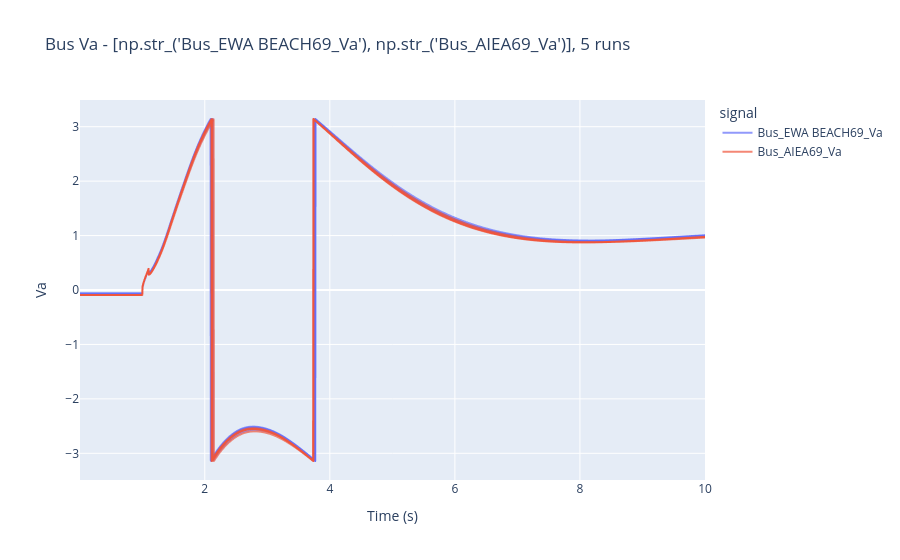
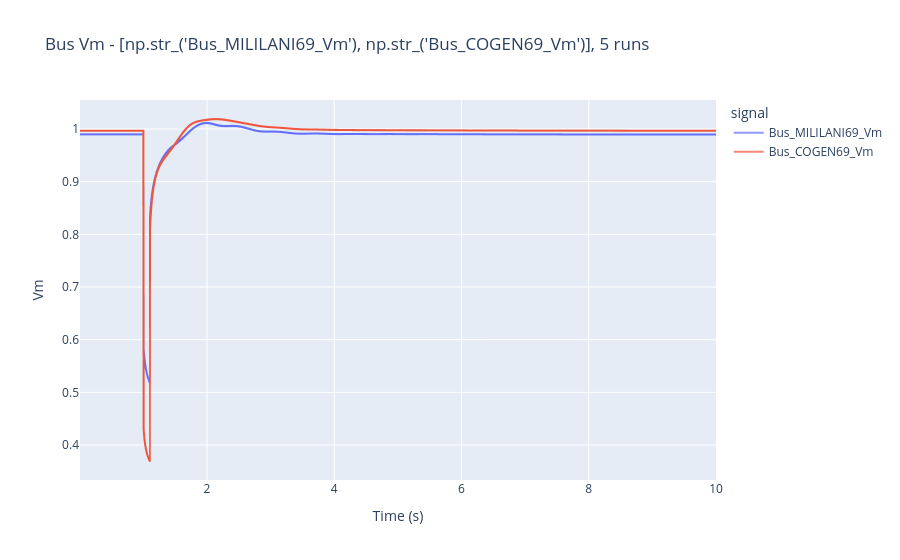
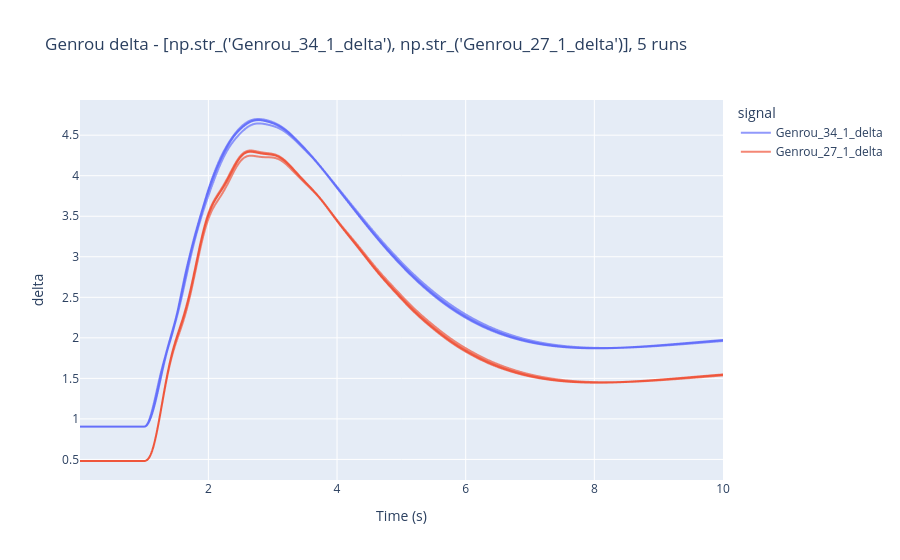
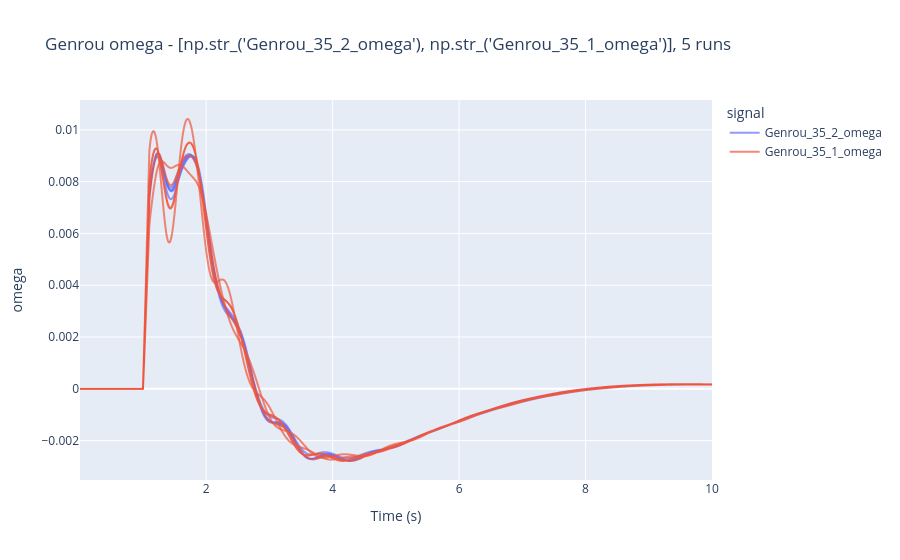

Here is the notebook cell these charts were saved with, in order:
### Markdown cell above
## sanity check plot
Loads a small subset of runs and plots one signal per (element, variable).
For full ensemble visualization use `gridkit_viv.ipynb`.

### Code cell
# === Sanity check plot: 2 runs x 1 bus signal + 1 gen signal per var ===
PLOT_MAX_RUNS = 5
PLOT_MAX_BUS_N = 2
PLOT_MAX_GEN_N = 2

from collections import defaultdict
from gridkit_utils import MONITORABLE_VARS_BY_ELEMENT

# rng_plot = np.random.default_rng(SEED)  # fixed seed: same selection every run
rng_plot = np.random.default_rng()  # no seed: new random selection every run

# Load subset depending on serialize mode
if SERIALIZE_MODE == "stacked":
    _plot_df_full = results_df
else:
    run_files = sorted(glob.glob(os.path.join(UQ_OUT_PATH, "run_*.parquet")))
    if not run_files:
        raise FileNotFoundError(f"No run_*.parquet files found in {UQ_OUT_PATH}")
    chosen_idx = sorted(
        rng_plot.choice(
            len(run_files), size=min(PLOT_MAX_RUNS, len(run_files)), replace=False
        )
    )
    frames = []
    for idx in chosen_idx:
        fpath = run_files[idx]
        run_id = int(
            os.path.basename(fpath).replace("run_", "").replace(".parquet", "")
        )
        df = pd.read_parquet(fpath)
        df.insert(0, "run_id", run_id)
        frames.append(df)
    _plot_df_full = pd.concat(frames, ignore_index=True)
    print(f"Loaded {len(chosen_idx)} run files: {[run_files[i] for i in chosen_idx]}")

param_cols = list(samples_df.columns)
skip_cols = {"run_id", "time", "Solver Status"} | set(param_cols)
mon_cols = [c for c in _plot_df_full.columns if c not in skip_cols]

all_run_ids = sorted(_plot_df_full["run_id"].unique())
plot_run_ids = list(
    rng_plot.choice(
        all_run_ids, size=min(PLOT_MAX_RUNS, len(all_run_ids)), replace=False
    )
)
print(f"Runs: {plot_run_ids}")
plot_df = _plot_df_full[_plot_df_full["run_id"].isin(plot_run_ids)]

col_groups = defaultdict(list)
for col in mon_cols:
    parts = col.split("_")
    key = ("Bus", parts[-1]) if parts[0] == "Bus" else (parts[0], parts[-1])
    col_groups[key].append(col)

for (elem, var), cols in sorted(col_groups.items()):
    max_n = PLOT_MAX_BUS_N if elem == "Bus" else PLOT_MAX_GEN_N
    plot_cols = list(rng_plot.choice(cols, size=min(max_n, len(cols)), replace=False))
    melted = plot_df[["time", "run_id"] + plot_cols].melt(
        id_vars=["time", "run_id"], var_name="signal", value_name=var
    )
    fig = px.line(
        melted,
        x="time",
        y=var,
        color="signal",
        line_group="run_id",
        title=f"{elem} {var} - {plot_cols}, {len(plot_run_ids)} runs",
        labels={"time": "Time (s)", var: var},
    )
    _ = fig.update_traces(opacity=0.7)
    _ = fig.update_layout(legend_title="signal")
    _ = fig.show()

### Figure 1 — Plotly figure (JSON) as saved in the notebook; plotly's stock layout.template omitted (floating-point values rounded to 4 significant figures; data arrays with more than 128 entries replaced by an {"elided": "..."} marker saying what was removed)
{"data": [{"hovertemplate": "signal=Bus_EWA BEACH69_Va<br>run_id=10133<br>Time (s)=%{x}<br>Va=%{y}<extra></extra>", "legendgroup": "Bus_EWA BEACH69_Va", "line": {"color": "#636efa", "dash": "solid"}, "marker": {"symbol": "circle"}, "mode": "lines", "name": "Bus_EWA BEACH69_Va", "opacity": 0.7, "showlegend": true, "type": "scattergl", "x": {"elided": "2400 float values"}, "xaxis": "x", "y": {"elided": "2400 float values"}, "yaxis": "y"}, {"hovertemplate": "signal=Bus_EWA BEACH69_Va<br>run_id=12520<br>Time (s)=%{x}<br>Va=%{y}<extra></extra>", "legendgroup": "Bus_EWA BEACH69_Va", "line": {"color": "#636efa", "dash": "solid"}, "marker": {"symbol": "circle"}, "mode": "lines", "name": "Bus_EWA BEACH69_Va", "opacity": 0.7, "showlegend": false, "type": "scattergl", "x": {"elided": "2400 float values"}, "xaxis": "x", "y": {"elided": "2400 float values"}, "yaxis": "y"}, {"hovertemplate": "signal=Bus_EWA BEACH69_Va<br>run_id=13864<br>Time (s)=%{x}<br>Va=%{y}<extra></extra>", "legendgroup": "Bus_EWA BEACH69_Va", "line": {"color": "#636efa", "dash": "solid"}, "marker": {"symbol": "circle"}, "mode": "lines", "name": "Bus_EWA BEACH69_Va", "opacity": 0.7, "showlegend": false, "type": "scattergl", "x": {"elided": "2400 float values"}, "xaxis": "x", "y": {"elided": "2400 float values"}, "yaxis": "y"}, {"hovertemplate": "signal=Bus_EWA BEACH69_Va<br>run_id=5299<br>Time (s)=%{x}<br>Va=%{y}<extra></extra>", "legendgroup": "Bus_EWA BEACH69_Va", "line": {"color": "#636efa", "dash": "solid"}, "marker": {"symbol": "circle"}, "mode": "lines", "name": "Bus_EWA BEACH69_Va", "opacity": 0.7, "showlegend": false, "type": "scattergl", "x": {"elided": "2400 float values"}, "xaxis": "x", "y": {"elided": "2400 float values"}, "yaxis": "y"}, {"hovertemplate": "signal=Bus_EWA BEACH69_Va<br>run_id=9152<br>Time (s)=%{x}<br>Va=%{y}<extra></extra>", "legendgroup": "Bus_EWA BEACH69_Va", "line": {"color": "#636efa", "dash": "solid"}, "marker": {"symbol": "circle"}, "mode": "lines", "name": "Bus_EWA BEACH69_Va", "opacity": 0.7, "showlegend": false, "type": "scattergl", "x": {"elided": "2400 float values"}, "xaxis": "x", "y": {"elided": "2400 float values"}, "yaxis": "y"}, {"hovertemplate": "signal=Bus_AIEA69_Va<br>run_id=10133<br>Time (s)=%{x}<br>Va=%{y}<extra></extra>", "legendgroup": "Bus_AIEA69_Va", "line": {"color": "#EF553B", "dash": "solid"}, "marker": {"symbol": "circle"}, "mode": "lines", "name": "Bus_AIEA69_Va", "opacity": 0.7, "showlegend": true, "type": "scattergl", "x": {"elided": "2400 float values"}, "xaxis": "x", "y": {"elided": "2400 float values"}, "yaxis": "y"}, {"hovertemplate": "signal=Bus_AIEA69_Va<br>run_id=12520<br>Time (s)=%{x}<br>Va=%{y}<extra></extra>", "legendgroup": "Bus_AIEA69_Va", "line": {"color": "#EF553B", "dash": "solid"}, "marker": {"symbol": "circle"}, "mode": "lines", "name": "Bus_AIEA69_Va", "opacity": 0.7, "showlegend": false, "type": "scattergl", "x": {"elided": "2400 float values"}, "xaxis": "x", "y": {"elided": "2400 float values"}, "yaxis": "y"}, {"hovertemplate": "signal=Bus_AIEA69_Va<br>run_id=13864<br>Time (s)=%{x}<br>Va=%{y}<extra></extra>", "legendgroup": "Bus_AIEA69_Va", "line": {"color": "#EF553B", "dash": "solid"}, "marker": {"symbol": "circle"}, "mode": "lines", "name": "Bus_AIEA69_Va", "opacity": 0.7, "showlegend": false, "type": "scattergl", "x": {"elided": "2400 float values"}, "xaxis": "x", "y": {"elided": "2400 float values"}, "yaxis": "y"}, {"hovertemplate": "signal=Bus_AIEA69_Va<br>run_id=5299<br>Time (s)=%{x}<br>Va=%{y}<extra></extra>", "legendgroup": "Bus_AIEA69_Va", "line": {"color": "#EF553B", "dash": "solid"}, "marker": {"symbol": "circle"}, "mode": "lines", "name": "Bus_AIEA69_Va", "opacity": 0.7, "showlegend": false, "type": "scattergl", "x": {"elided": "2400 float values"}, "xaxis": "x", "y": {"elided": "2400 float values"}, "yaxis": "y"}, {"hovertemplate": "signal=Bus_AIEA69_Va<br>run_id=9152<br>Time (s)=%{x}<br>Va=%{y}<extra></extra>", "legendgroup": "Bus_AIEA69_Va", "line": {"color": "#EF553B", "dash": "solid"}, "marker": {"symbol": "circle"}, "mode": "lines", "name": "Bus_AIEA69_Va", "opacity": 0.7, "showlegend": false, "type": "scattergl", "x": {"elided": "2400 float values"}, "xaxis": "x", "y": {"elided": "2400 float values"}, "yaxis": "y"}], "layout": {"legend": {"title": {"text": "signal"}, "tracegroupgap": 0}, "title": {"text": "Bus Va - [np.str_('Bus_EWA BEACH69_Va'), np.str_('Bus_AIEA69_Va')], 5 runs"}, "xaxis": {"anchor": "y", "domain": [0, 1], "title": {"text": "Time (s)"}}, "yaxis": {"anchor": "x", "domain": [0, 1], "title": {"text": "Va"}}}}

### Figure 2 — Plotly figure (JSON) as saved in the notebook; plotly's stock layout.template omitted (floating-point values rounded to 4 significant figures; data arrays with more than 128 entries replaced by an {"elided": "..."} marker saying what was removed)
{"data": [{"hovertemplate": "signal=Bus_MILILANI69_Vm<br>run_id=10133<br>Time (s)=%{x}<br>Vm=%{y}<extra></extra>", "legendgroup": "Bus_MILILANI69_Vm", "line": {"color": "#636efa", "dash": "solid"}, "marker": {"symbol": "circle"}, "mode": "lines", "name": "Bus_MILILANI69_Vm", "opacity": 0.7, "showlegend": true, "type": "scattergl", "x": {"elided": "2400 float values"}, "xaxis": "x", "y": {"elided": "2400 float values"}, "yaxis": "y"}, {"hovertemplate": "signal=Bus_MILILANI69_Vm<br>run_id=12520<br>Time (s)=%{x}<br>Vm=%{y}<extra></extra>", "legendgroup": "Bus_MILILANI69_Vm", "line": {"color": "#636efa", "dash": "solid"}, "marker": {"symbol": "circle"}, "mode": "lines", "name": "Bus_MILILANI69_Vm", "opacity": 0.7, "showlegend": false, "type": "scattergl", "x": {"elided": "2400 float values"}, "xaxis": "x", "y": {"elided": "2400 float values"}, "yaxis": "y"}, {"hovertemplate": "signal=Bus_MILILANI69_Vm<br>run_id=13864<br>Time (s)=%{x}<br>Vm=%{y}<extra></extra>", "legendgroup": "Bus_MILILANI69_Vm", "line": {"color": "#636efa", "dash": "solid"}, "marker": {"symbol": "circle"}, "mode": "lines", "name": "Bus_MILILANI69_Vm", "opacity": 0.7, "showlegend": false, "type": "scattergl", "x": {"elided": "2400 float values"}, "xaxis": "x", "y": {"elided": "2400 float values"}, "yaxis": "y"}, {"hovertemplate": "signal=Bus_MILILANI69_Vm<br>run_id=5299<br>Time (s)=%{x}<br>Vm=%{y}<extra></extra>", "legendgroup": "Bus_MILILANI69_Vm", "line": {"color": "#636efa", "dash": "solid"}, "marker": {"symbol": "circle"}, "mode": "lines", "name": "Bus_MILILANI69_Vm", "opacity": 0.7, "showlegend": false, "type": "scattergl", "x": {"elided": "2400 float values"}, "xaxis": "x", "y": {"elided": "2400 float values"}, "yaxis": "y"}, {"hovertemplate": "signal=Bus_MILILANI69_Vm<br>run_id=9152<br>Time (s)=%{x}<br>Vm=%{y}<extra></extra>", "legendgroup": "Bus_MILILANI69_Vm", "line": {"color": "#636efa", "dash": "solid"}, "marker": {"symbol": "circle"}, "mode": "lines", "name": "Bus_MILILANI69_Vm", "opacity": 0.7, "showlegend": false, "type": "scattergl", "x": {"elided": "2400 float values"}, "xaxis": "x", "y": {"elided": "2400 float values"}, "yaxis": "y"}, {"hovertemplate": "signal=Bus_COGEN69_Vm<br>run_id=10133<br>Time (s)=%{x}<br>Vm=%{y}<extra></extra>", "legendgroup": "Bus_COGEN69_Vm", "line": {"color": "#EF553B", "dash": "solid"}, "marker": {"symbol": "circle"}, "mode": "lines", "name": "Bus_COGEN69_Vm", "opacity": 0.7, "showlegend": true, "type": "scattergl", "x": {"elided": "2400 float values"}, "xaxis": "x", "y": {"elided": "2400 float values"}, "yaxis": "y"}, {"hovertemplate": "signal=Bus_COGEN69_Vm<br>run_id=12520<br>Time (s)=%{x}<br>Vm=%{y}<extra></extra>", "legendgroup": "Bus_COGEN69_Vm", "line": {"color": "#EF553B", "dash": "solid"}, "marker": {"symbol": "circle"}, "mode": "lines", "name": "Bus_COGEN69_Vm", "opacity": 0.7, "showlegend": false, "type": "scattergl", "x": {"elided": "2400 float values"}, "xaxis": "x", "y": {"elided": "2400 float values"}, "yaxis": "y"}, {"hovertemplate": "signal=Bus_COGEN69_Vm<br>run_id=13864<br>Time (s)=%{x}<br>Vm=%{y}<extra></extra>", "legendgroup": "Bus_COGEN69_Vm", "line": {"color": "#EF553B", "dash": "solid"}, "marker": {"symbol": "circle"}, "mode": "lines", "name": "Bus_COGEN69_Vm", "opacity": 0.7, "showlegend": false, "type": "scattergl", "x": {"elided": "2400 float values"}, "xaxis": "x", "y": {"elided": "2400 float values"}, "yaxis": "y"}, {"hovertemplate": "signal=Bus_COGEN69_Vm<br>run_id=5299<br>Time (s)=%{x}<br>Vm=%{y}<extra></extra>", "legendgroup": "Bus_COGEN69_Vm", "line": {"color": "#EF553B", "dash": "solid"}, "marker": {"symbol": "circle"}, "mode": "lines", "name": "Bus_COGEN69_Vm", "opacity": 0.7, "showlegend": false, "type": "scattergl", "x": {"elided": "2400 float values"}, "xaxis": "x", "y": {"elided": "2400 float values"}, "yaxis": "y"}, {"hovertemplate": "signal=Bus_COGEN69_Vm<br>run_id=9152<br>Time (s)=%{x}<br>Vm=%{y}<extra></extra>", "legendgroup": "Bus_COGEN69_Vm", "line": {"color": "#EF553B", "dash": "solid"}, "marker": {"symbol": "circle"}, "mode": "lines", "name": "Bus_COGEN69_Vm", "opacity": 0.7, "showlegend": false, "type": "scattergl", "x": {"elided": "2400 float values"}, "xaxis": "x", "y": {"elided": "2400 float values"}, "yaxis": "y"}], "layout": {"legend": {"title": {"text": "signal"}, "tracegroupgap": 0}, "title": {"text": "Bus Vm - [np.str_('Bus_MILILANI69_Vm'), np.str_('Bus_COGEN69_Vm')], 5 runs"}, "xaxis": {"anchor": "y", "domain": [0, 1], "title": {"text": "Time (s)"}}, "yaxis": {"anchor": "x", "domain": [0, 1], "title": {"text": "Vm"}}}}

### Figure 3 — Plotly figure (JSON) as saved in the notebook; plotly's stock layout.template omitted (floating-point values rounded to 4 significant figures; data arrays with more than 128 entries replaced by an {"elided": "..."} marker saying what was removed)
{"data": [{"hovertemplate": "signal=Genrou_34_1_delta<br>run_id=10133<br>Time (s)=%{x}<br>delta=%{y}<extra></extra>", "legendgroup": "Genrou_34_1_delta", "line": {"color": "#636efa", "dash": "solid"}, "marker": {"symbol": "circle"}, "mode": "lines", "name": "Genrou_34_1_delta", "opacity": 0.7, "showlegend": true, "type": "scattergl", "x": {"elided": "2400 float values"}, "xaxis": "x", "y": {"elided": "2400 float values"}, "yaxis": "y"}, {"hovertemplate": "signal=Genrou_34_1_delta<br>run_id=12520<br>Time (s)=%{x}<br>delta=%{y}<extra></extra>", "legendgroup": "Genrou_34_1_delta", "line": {"color": "#636efa", "dash": "solid"}, "marker": {"symbol": "circle"}, "mode": "lines", "name": "Genrou_34_1_delta", "opacity": 0.7, "showlegend": false, "type": "scattergl", "x": {"elided": "2400 float values"}, "xaxis": "x", "y": {"elided": "2400 float values"}, "yaxis": "y"}, {"hovertemplate": "signal=Genrou_34_1_delta<br>run_id=13864<br>Time (s)=%{x}<br>delta=%{y}<extra></extra>", "legendgroup": "Genrou_34_1_delta", "line": {"color": "#636efa", "dash": "solid"}, "marker": {"symbol": "circle"}, "mode": "lines", "name": "Genrou_34_1_delta", "opacity": 0.7, "showlegend": false, "type": "scattergl", "x": {"elided": "2400 float values"}, "xaxis": "x", "y": {"elided": "2400 float values"}, "yaxis": "y"}, {"hovertemplate": "signal=Genrou_34_1_delta<br>run_id=5299<br>Time (s)=%{x}<br>delta=%{y}<extra></extra>", "legendgroup": "Genrou_34_1_delta", "line": {"color": "#636efa", "dash": "solid"}, "marker": {"symbol": "circle"}, "mode": "lines", "name": "Genrou_34_1_delta", "opacity": 0.7, "showlegend": false, "type": "scattergl", "x": {"elided": "2400 float values"}, "xaxis": "x", "y": {"elided": "2400 float values"}, "yaxis": "y"}, {"hovertemplate": "signal=Genrou_34_1_delta<br>run_id=9152<br>Time (s)=%{x}<br>delta=%{y}<extra></extra>", "legendgroup": "Genrou_34_1_delta", "line": {"color": "#636efa", "dash": "solid"}, "marker": {"symbol": "circle"}, "mode": "lines", "name": "Genrou_34_1_delta", "opacity": 0.7, "showlegend": false, "type": "scattergl", "x": {"elided": "2400 float values"}, "xaxis": "x", "y": {"elided": "2400 float values"}, "yaxis": "y"}, {"hovertemplate": "signal=Genrou_27_1_delta<br>run_id=10133<br>Time (s)=%{x}<br>delta=%{y}<extra></extra>", "legendgroup": "Genrou_27_1_delta", "line": {"color": "#EF553B", "dash": "solid"}, "marker": {"symbol": "circle"}, "mode": "lines", "name": "Genrou_27_1_delta", "opacity": 0.7, "showlegend": true, "type": "scattergl", "x": {"elided": "2400 float values"}, "xaxis": "x", "y": {"elided": "2400 float values"}, "yaxis": "y"}, {"hovertemplate": "signal=Genrou_27_1_delta<br>run_id=12520<br>Time (s)=%{x}<br>delta=%{y}<extra></extra>", "legendgroup": "Genrou_27_1_delta", "line": {"color": "#EF553B", "dash": "solid"}, "marker": {"symbol": "circle"}, "mode": "lines", "name": "Genrou_27_1_delta", "opacity": 0.7, "showlegend": false, "type": "scattergl", "x": {"elided": "2400 float values"}, "xaxis": "x", "y": {"elided": "2400 float values"}, "yaxis": "y"}, {"hovertemplate": "signal=Genrou_27_1_delta<br>run_id=13864<br>Time (s)=%{x}<br>delta=%{y}<extra></extra>", "legendgroup": "Genrou_27_1_delta", "line": {"color": "#EF553B", "dash": "solid"}, "marker": {"symbol": "circle"}, "mode": "lines", "name": "Genrou_27_1_delta", "opacity": 0.7, "showlegend": false, "type": "scattergl", "x": {"elided": "2400 float values"}, "xaxis": "x", "y": {"elided": "2400 float values"}, "yaxis": "y"}, {"hovertemplate": "signal=Genrou_27_1_delta<br>run_id=5299<br>Time (s)=%{x}<br>delta=%{y}<extra></extra>", "legendgroup": "Genrou_27_1_delta", "line": {"color": "#EF553B", "dash": "solid"}, "marker": {"symbol": "circle"}, "mode": "lines", "name": "Genrou_27_1_delta", "opacity": 0.7, "showlegend": false, "type": "scattergl", "x": {"elided": "2400 float values"}, "xaxis": "x", "y": {"elided": "2400 float values"}, "yaxis": "y"}, {"hovertemplate": "signal=Genrou_27_1_delta<br>run_id=9152<br>Time (s)=%{x}<br>delta=%{y}<extra></extra>", "legendgroup": "Genrou_27_1_delta", "line": {"color": "#EF553B", "dash": "solid"}, "marker": {"symbol": "circle"}, "mode": "lines", "name": "Genrou_27_1_delta", "opacity": 0.7, "showlegend": false, "type": "scattergl", "x": {"elided": "2400 float values"}, "xaxis": "x", "y": {"elided": "2400 float values"}, "yaxis": "y"}], "layout": {"legend": {"title": {"text": "signal"}, "tracegroupgap": 0}, "title": {"text": "Genrou delta - [np.str_('Genrou_34_1_delta'), np.str_('Genrou_27_1_delta')], 5 runs"}, "xaxis": {"anchor": "y", "domain": [0, 1], "title": {"text": "Time (s)"}}, "yaxis": {"anchor": "x", "domain": [0, 1], "title": {"text": "delta"}}}}

### Figure 4 — Plotly figure (JSON) as saved in the notebook; plotly's stock layout.template omitted (floating-point values rounded to 4 significant figures; data arrays with more than 128 entries replaced by an {"elided": "..."} marker saying what was removed)
{"data": [{"hovertemplate": "signal=Genrou_35_2_omega<br>run_id=10133<br>Time (s)=%{x}<br>omega=%{y}<extra></extra>", "legendgroup": "Genrou_35_2_omega", "line": {"color": "#636efa", "dash": "solid"}, "marker": {"symbol": "circle"}, "mode": "lines", "name": "Genrou_35_2_omega", "opacity": 0.7, "showlegend": true, "type": "scattergl", "x": {"elided": "2400 float values"}, "xaxis": "x", "y": {"elided": "2400 float values"}, "yaxis": "y"}, {"hovertemplate": "signal=Genrou_35_2_omega<br>run_id=12520<br>Time (s)=%{x}<br>omega=%{y}<extra></extra>", "legendgroup": "Genrou_35_2_omega", "line": {"color": "#636efa", "dash": "solid"}, "marker": {"symbol": "circle"}, "mode": "lines", "name": "Genrou_35_2_omega", "opacity": 0.7, "showlegend": false, "type": "scattergl", "x": {"elided": "2400 float values"}, "xaxis": "x", "y": {"elided": "2400 float values"}, "yaxis": "y"}, {"hovertemplate": "signal=Genrou_35_2_omega<br>run_id=13864<br>Time (s)=%{x}<br>omega=%{y}<extra></extra>", "legendgroup": "Genrou_35_2_omega", "line": {"color": "#636efa", "dash": "solid"}, "marker": {"symbol": "circle"}, "mode": "lines", "name": "Genrou_35_2_omega", "opacity": 0.7, "showlegend": false, "type": "scattergl", "x": {"elided": "2400 float values"}, "xaxis": "x", "y": {"elided": "2400 float values"}, "yaxis": "y"}, {"hovertemplate": "signal=Genrou_35_2_omega<br>run_id=5299<br>Time (s)=%{x}<br>omega=%{y}<extra></extra>", "legendgroup": "Genrou_35_2_omega", "line": {"color": "#636efa", "dash": "solid"}, "marker": {"symbol": "circle"}, "mode": "lines", "name": "Genrou_35_2_omega", "opacity": 0.7, "showlegend": false, "type": "scattergl", "x": {"elided": "2400 float values"}, "xaxis": "x", "y": {"elided": "2400 float values"}, "yaxis": "y"}, {"hovertemplate": "signal=Genrou_35_2_omega<br>run_id=9152<br>Time (s)=%{x}<br>omega=%{y}<extra></extra>", "legendgroup": "Genrou_35_2_omega", "line": {"color": "#636efa", "dash": "solid"}, "marker": {"symbol": "circle"}, "mode": "lines", "name": "Genrou_35_2_omega", "opacity": 0.7, "showlegend": false, "type": "scattergl", "x": {"elided": "2400 float values"}, "xaxis": "x", "y": {"elided": "2400 float values"}, "yaxis": "y"}, {"hovertemplate": "signal=Genrou_35_1_omega<br>run_id=10133<br>Time (s)=%{x}<br>omega=%{y}<extra></extra>", "legendgroup": "Genrou_35_1_omega", "line": {"color": "#EF553B", "dash": "solid"}, "marker": {"symbol": "circle"}, "mode": "lines", "name": "Genrou_35_1_omega", "opacity": 0.7, "showlegend": true, "type": "scattergl", "x": {"elided": "2400 float values"}, "xaxis": "x", "y": {"elided": "2400 float values"}, "yaxis": "y"}, {"hovertemplate": "signal=Genrou_35_1_omega<br>run_id=12520<br>Time (s)=%{x}<br>omega=%{y}<extra></extra>", "legendgroup": "Genrou_35_1_omega", "line": {"color": "#EF553B", "dash": "solid"}, "marker": {"symbol": "circle"}, "mode": "lines", "name": "Genrou_35_1_omega", "opacity": 0.7, "showlegend": false, "type": "scattergl", "x": {"elided": "2400 float values"}, "xaxis": "x", "y": {"elided": "2400 float values"}, "yaxis": "y"}, {"hovertemplate": "signal=Genrou_35_1_omega<br>run_id=13864<br>Time (s)=%{x}<br>omega=%{y}<extra></extra>", "legendgroup": "Genrou_35_1_omega", "line": {"color": "#EF553B", "dash": "solid"}, "marker": {"symbol": "circle"}, "mode": "lines", "name": "Genrou_35_1_omega", "opacity": 0.7, "showlegend": false, "type": "scattergl", "x": {"elided": "2400 float values"}, "xaxis": "x", "y": {"elided": "2400 float values"}, "yaxis": "y"}, {"hovertemplate": "signal=Genrou_35_1_omega<br>run_id=5299<br>Time (s)=%{x}<br>omega=%{y}<extra></extra>", "legendgroup": "Genrou_35_1_omega", "line": {"color": "#EF553B", "dash": "solid"}, "marker": {"symbol": "circle"}, "mode": "lines", "name": "Genrou_35_1_omega", "opacity": 0.7, "showlegend": false, "type": "scattergl", "x": {"elided": "2400 float values"}, "xaxis": "x", "y": {"elided": "2400 float values"}, "yaxis": "y"}, {"hovertemplate": "signal=Genrou_35_1_omega<br>run_id=9152<br>Time (s)=%{x}<br>omega=%{y}<extra></extra>", "legendgroup": "Genrou_35_1_omega", "line": {"color": "#EF553B", "dash": "solid"}, "marker": {"symbol": "circle"}, "mode": "lines", "name": "Genrou_35_1_omega", "opacity": 0.7, "showlegend": false, "type": "scattergl", "x": {"elided": "2400 float values"}, "xaxis": "x", "y": {"elided": "2400 float values"}, "yaxis": "y"}], "layout": {"legend": {"title": {"text": "signal"}, "tracegroupgap": 0}, "title": {"text": "Genrou omega - [np.str_('Genrou_35_2_omega'), np.str_('Genrou_35_1_omega')], 5 runs"}, "xaxis": {"anchor": "y", "domain": [0, 1], "title": {"text": "Time (s)"}}, "yaxis": {"anchor": "x", "domain": [0, 1], "title": {"text": "omega"}}}}
